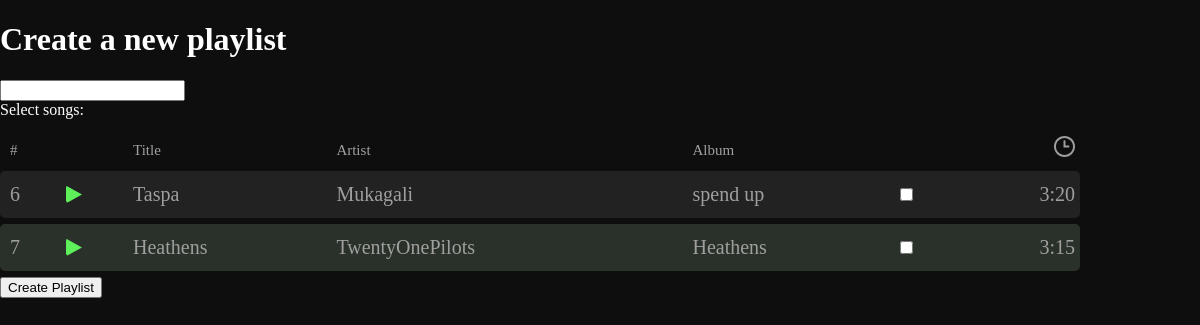
The page /add_playlist/ (signed in) on the database as committed earlier.
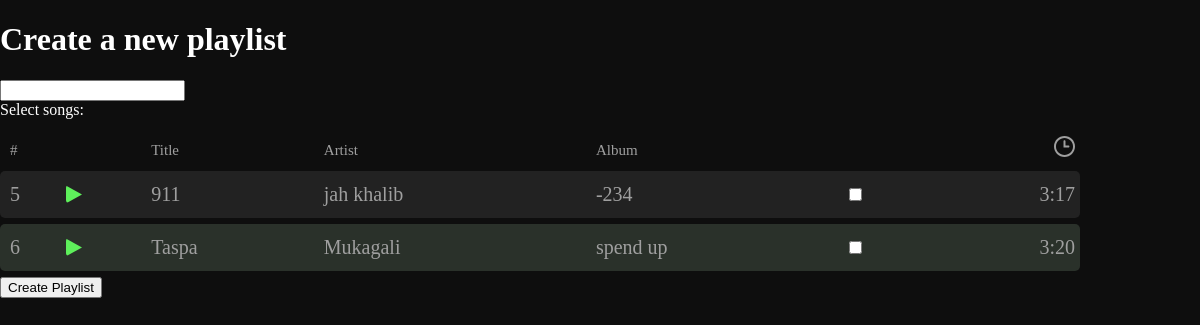
The same page on the database as committed later.
### tyndama/models.py (models this page shows, shortened)
class Music(models.Model):
    song_id = models.AutoField(primary_key=True)
    name = models.CharField(max_length=255)
    singer = models.CharField(max_length=255)
    tags = models.CharField(max_length=255)
    image = models.ImageField(upload_to='images_1')
    song = models.FileField(upload_to='images_1')
    album = models.CharField(max_length=255, default="-")
    time = models.CharField(max_length=50)

### tyndama/views.py (the view)
# urls.py: path('add_playlist/', views.add_playlist, name='add_playlist'),
def add_playlist(request):
    music_items = Music.objects.all()
    playlist = Playlist.objects.filter(user=request.user)
    if request.method == 'POST':
        form = PlaylistForm(request.POST)
        if form.is_valid():
            print('form is valid')
            playlist = form.save(commit=False)
            playlist.user = request.user
            playlist.save()
            form.save_m2m()
            return redirect('playlist', playlist.id)
    else:
        print('sory you can not add')
        form = PlaylistForm()
    return render(request, 'tyndama/add_playlist.html', {'form': form, 'music_items': music_items, 'playlist': playlist})

### tyndama/forms.py
class PlaylistForm(forms.ModelForm):
    songs = forms.ModelMultipleChoiceField(
        queryset=Music.objects.all(),
        widget=forms.CheckboxSelectMultiple(attrs={'class': 'search-input'})
    )
    class Meta:
        model = Playlist
        fields = ['name', 'songs']

### templates/tyndama/add_playlist.html (shortened to what this page needs)
<!DOCTYPE html>
{% load static %}
<html lang="en">
<head>
    <link rel="stylesheet" href="{% static 'tyndama/css/styles.css' %}">
</head>
<body style="display: block">
<h1>Create a new playlist</h1>
<form method="post">
    {{ form.name }}
    <div>
        <label>Select songs:</label>
        <table id="playlist" class="no-select">
            <thead>
            <th>#</th>
            <th></th>
            <th>Title</th>
            <th>Artist</th>
            <th>Album</th>
            <th></th>
            <th>
                <img src="{% static 'tyndama/img/clock.svg' %}" alt="time">
            </th>
            </thead>
            <tbody>
            {% for music_item in music_items %}
                <tr>
                    <td>{{ music_item.song_id }}</td>
                    <td>
                        <div onload="save('{{ music_item.song }}', {{ music_item.song_id }}, '{{ music_item.name }}', '{{ music_item.singer }}', '{{ music_item.image }}')"
                             onclick="startPlay('{{ music_item.song }}', {{ music_item.song_id }}, '{{ music_item.name }}', '{{ music_item.singer }}', '{{ music_item.image }}' )"
                             class="inline-toggle-play pause" id="{{ music_item.song_id }}">
                            <span></span>
                        </div>
                    </td>
                    <td>{{ music_item.name }}</td>
                    <td>{{ music_item.singer }}</td>
                    <td>{{ music_item.album }}</td>
                    <td>
                        <div class="form-check">
                            <input class="form-check-input" type="checkbox" name="songs"
                                   id="song_{{ music_item.song_id }}" value="{{ music_item.song_id }}">
                        </div>
                    </td>
                    <td>{{ music_item.time }}</td>
                </tr>
            {% endfor %}
            </tbody>
        </table>
    </div>
    <button type="submit" class="btn btn-primary">Create Playlist</button>
</form>
</body>
</html>

Rows that differ between the two databases and show on the page:
removed Music: song_id "7", name "Heathens", singer "TwentyOnePilots", album "Heathens", time "3:15"
added Music: song_id "5", name "911", singer "jah khalib", album "-234", time "3:17"
